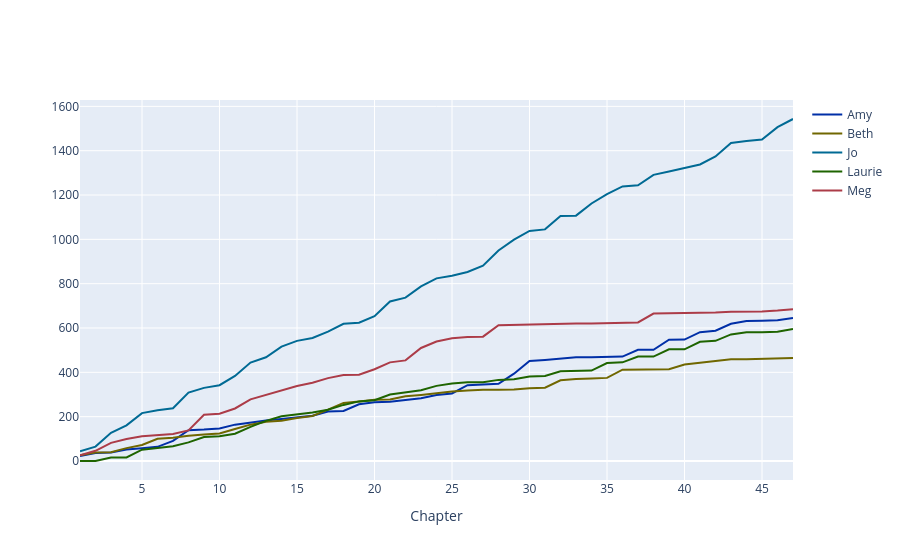

Notebook cell for this chart:
### Markdown cell above
We can use interactive tools.

### Code cell
# Plot the cumulative counts
Table.interactive_plots()
cumulative_table.plot(column_for_xticks=0)

### Figure 1 — Plotly figure (JSON) as saved in the notebook; plotly's stock layout.template omitted (floating-point values rounded to 4 significant figures)
{"data": [{"line": {"color": "rgb(0,47,167)"}, "mode": "lines", "name": "Amy", "type": "scatter", "x": [1, 2, 3, 4, 5, 6, 7, 8, 9, 10, 11, 12, 13, 14, 15, 16, 17, 18, 19, 20, 21, 22, 23, 24, 25, 26, 27, 28, 29, 30, 31, 32, 33, 34, 35, 36, 37, 38, 39, 40, 41, 42, 43, 44, 45, 46, 47], "y": [23, 36, 38, 52, 58, 64, 91, 139, 142, 147, 164, 175, 183, 189, 197, 204, 223, 226, 256, 265, 267, 276, 283, 298, 305, 342, 345, 348, 394, 451, 456, 463, 468, 468, 468, 471, 502, 502, 547, 548, 581, 588, 619, 632, 633, 635, 645]}, {"line": {"color": "rgb(112,103,0)"}, "mode": "lines", "name": "Beth", "type": "scatter", "x": [1, 2, 3, 4, 5, 6, 7, 8, 9, 10, 11, 12, 13, 14, 15, 16, 17, 18, 19, 20, 21, 22, 23, 24, 25, 26, 27, 28, 29, 30, 31, 32, 33, 34, 35, 36, 37, 38, 39, 40, 41, 42, 43, 44, 45, 46, 47], "y": [26, 38, 40, 58, 72, 100, 105, 114, 119, 124, 144, 164, 177, 182, 194, 203, 232, 262, 269, 276, 277, 292, 298, 307, 313, 318, 322, 322, 323, 328, 331, 364, 370, 372, 375, 412, 413, 413, 414, 435, 442, 451, 459, 459, 461, 462, 465]}, {"line": {"color": "rgb(0,106,148)"}, "mode": "lines", "name": "Jo", "type": "scatter", "x": [1, 2, 3, 4, 5, 6, 7, 8, 9, 10, 11, 12, 13, 14, 15, 16, 17, 18, 19, 20, 21, 22, 23, 24, 25, 26, 27, 28, 29, 30, 31, 32, 33, 34, 35, 36, 37, 38, 39, 40, 41, 42, 43, 44, 45, 46, 47], "y": [44, 65, 127, 161, 216, 229, 238, 309, 330, 342, 384, 444, 468, 516, 542, 555, 584, 619, 624, 653, 720, 737, 788, 824, 836, 853, 881, 950, 999, 1038, 1045, 1105, 1107, 1162, 1204, 1239, 1244, 1291, 1306, 1321, 1338, 1374, 1435, 1444, 1450, 1506, 1543]}, {"line": {"color": "rgb(30,100,0)"}, "mode": "lines", "name": "Laurie", "type": "scatter", "x": [1, 2, 3, 4, 5, 6, 7, 8, 9, 10, 11, 12, 13, 14, 15, 16, 17, 18, 19, 20, 21, 22, 23, 24, 25, 26, 27, 28, 29, 30, 31, 32, 33, 34, 35, 36, 37, 38, 39, 40, 41, 42, 43, 44, 45, 46, 47], "y": [0, 0, 16, 16, 51, 60, 67, 84, 108, 112, 123, 154, 181, 202, 210, 219, 231, 253, 269, 274, 300, 308, 319, 339, 350, 355, 355, 366, 369, 381, 384, 405, 406, 408, 442, 445, 471, 471, 504, 504, 538, 542, 571, 581, 581, 583, 596]}, {"line": {"color": "rgb(172,60,72)"}, "mode": "lines", "name": "Meg", "type": "scatter", "x": [1, 2, 3, 4, 5, 6, 7, 8, 9, 10, 11, 12, 13, 14, 15, 16, 17, 18, 19, 20, 21, 22, 23, 24, 25, 26, 27, 28, 29, 30, 31, 32, 33, 34, 35, 36, 37, 38, 39, 40, 41, 42, 43, 44, 45, 46, 47], "y": [26, 46, 82, 99, 112, 117, 122, 138, 209, 213, 237, 278, 299, 320, 338, 353, 374, 388, 389, 414, 445, 454, 510, 539, 554, 559, 561, 613, 615, 615, 616, 619, 620, 620, 622, 625, 625, 665, 666, 667, 667, 670, 673, 673, 675, 679, 685]}], "layout": {"xaxis": {"title": {"text": "Chapter"}}, "yaxis": {"title": {}}}}
